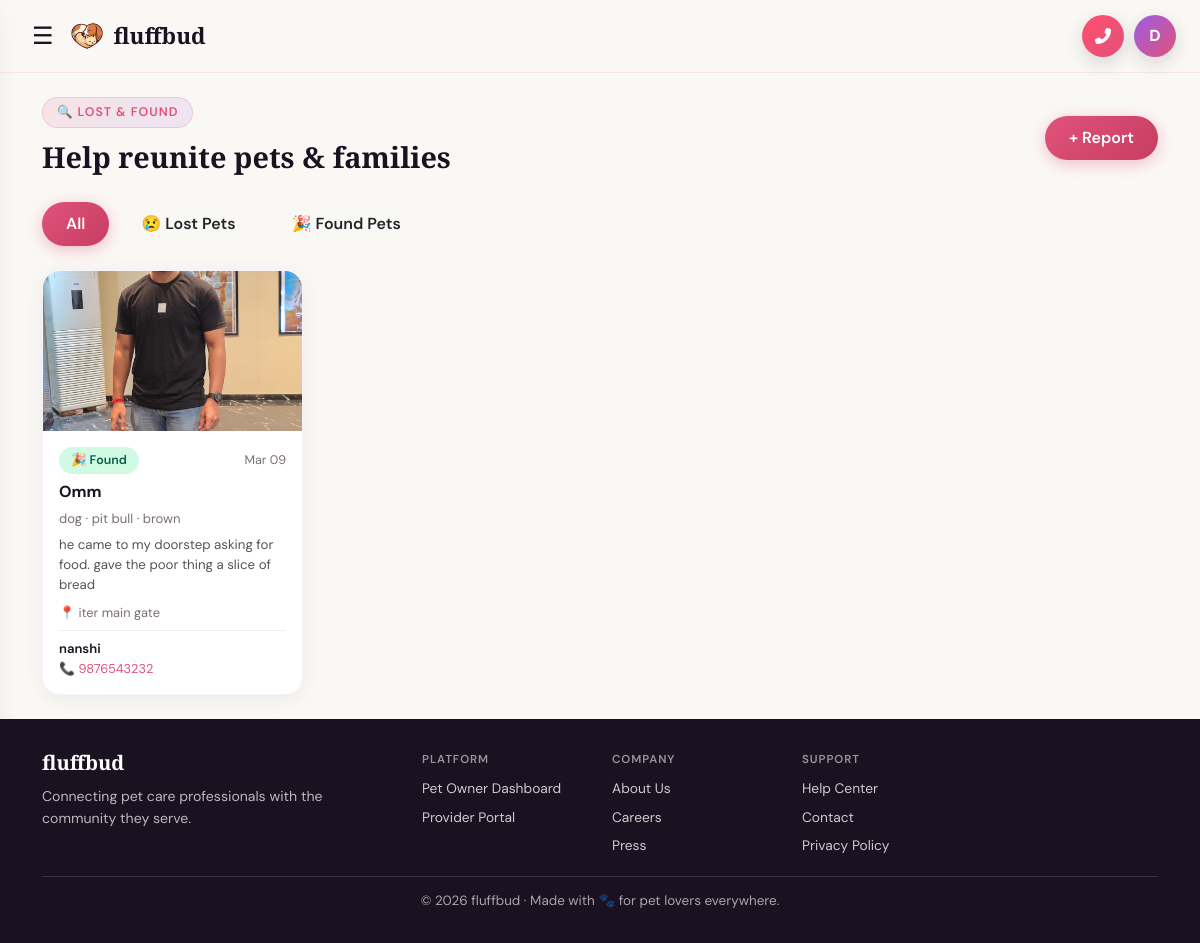
The app's page /lost-found/ (signed in) with its own data.
### myapp/models.py (models this page shows, shortened)
class CustomUser(AbstractUser):
    ROLE_CHOICES = [
        ('owner', 'Pet Owner'),
        ('vet', 'Veterinarian'),
        ('shelter', 'Animal Shelter'),
        ('store', 'Pet Store Owner'),
        ('provider', 'Service Provider'),
    ]
    role = models.CharField(max_length=20, choices=ROLE_CHOICES, default='owner')
    phone = models.CharField(max_length=15, blank=True)
    city = models.CharField(max_length=100, blank=True)
    profile_photo = models.ImageField(upload_to='profiles/', blank=True, null=True)
    bio = models.TextField(blank=True)
    PROFILE_VISIBILITY_CHOICES = [
        ('public', 'Public'),
        ('private', 'Private'),
    ]
    profile_visibility = models.CharField(max_length=10, choices=PROFILE_VISIBILITY_CHOICES, default='private')
    two_factor_enabled = models.BooleanField(default=False)
    def is_service_provider(self):
        return self.role in ['vet', 'shelter', 'store', 'provider']

class LostPetReport(models.Model):
    TYPE_CHOICES = [('lost', 'Lost Pet'), ('found', 'Found Pet')]
    reporter = models.ForeignKey(CustomUser, on_delete=models.CASCADE, related_name='lost_found_reports')
    report_type = models.CharField(max_length=10, choices=TYPE_CHOICES)
    pet_name = models.CharField(max_length=100, blank=True)
    species = models.CharField(max_length=50)
    breed = models.CharField(max_length=100, blank=True)
    color = models.CharField(max_length=100)
    description = models.TextField()
    photo = models.ImageField(upload_to='lost_found/', blank=True, null=True)
    location = models.CharField(max_length=200)
    date_lost_found = models.DateField()
    contact_name = models.CharField(max_length=100)
    contact_phone = models.CharField(max_length=15)
    contact_email = models.EmailField(blank=True)
    is_resolved = models.BooleanField(default=False)
    created_at = models.DateTimeField(auto_now_add=True)
    class Meta:
        ordering = ['-created_at']

### myapp/views.py (the view)
# urls.py: path('lost-found/', views.lost_found, name='lost_found'),
def lost_found(request):
    filter_type = request.GET.get('type', '')
    reports = LostPetReport.objects.filter(is_resolved=False)
    if filter_type:
        reports = reports.filter(report_type=filter_type)
    return render(request, 'lost_found/lost_found.html', {'reports': reports, 'filter_type': filter_type})

### templates/lost_found/lost_found.html (shortened to what this page needs)
{% extends 'base.html' %}
{% block content %}
<div class="container py-4">
  <div class="d-flex align-items-center justify-content-between mb-4 flex-wrap gap-3">
    <div><div class="section-tag">🔍 Lost & Found</div><h2 class="page-header">Help reunite pets & families</h2></div>
    {% if user.is_authenticated %}<a href="{% url 'report_lost_found' %}" class="btn btn-pill btn-rose">+ Report</a>{% endif %}
  </div>
  <div class="d-flex gap-2 mb-4 flex-wrap">
    <a href="{% url 'lost_found' %}" class="btn btn-pill {% if not filter_type %}btn-rose{% else %}btn-ghost{% endif %}">All</a>
    <a href="?type=lost" class="btn btn-pill {% if filter_type == 'lost' %}btn-rose{% else %}btn-ghost{% endif %}">😢 Lost Pets</a>
    <a href="?type=found" class="btn btn-pill {% if filter_type == 'found' %}btn-rose{% else %}btn-ghost{% endif %}">🎉 Found Pets</a>
  </div>
  <div class="row g-4">
    {% for report in reports %}
    <div class="col-md-4 col-lg-3">
      <div class="card-soft p-0 overflow-hidden h-100">
        {% if report.photo %}<img src="{{ report.photo.url }}" style="width:100%;height:160px;object-fit:cover;"/>
        {% else %}<div class="photo-placeholder {% if report.report_type == 'lost' %}photo-placeholder-lost{% else %}photo-placeholder-found{% endif %}">🐾</div>{% endif %}
        <div class="p-3">
          <div class="d-flex justify-content-between align-items-center mb-2">
            <span class="status-badge {% if report.report_type == 'lost' %}badge-lost{% else %}badge-found{% endif %}">{% if report.report_type == 'lost' %}😢 Lost{% else %}🎉 Found{% endif %}</span>
            <span style="font-size:.78rem;color:#7A6E78;">{{ report.date_lost_found|date:"M d" }}</span>
          </div>
          <h6 class="fw-bold">{% if report.pet_name %}{{ report.pet_name }}{% else %}Unknown{% endif %}</h6>
          <p style="font-size:.82rem;color:#7A6E78;margin-bottom:6px;">{{ report.species }}{% if report.breed %} · {{ report.breed }}{% endif %} · {{ report.color }}</p>
          <p style="font-size:.83rem;color:#555;margin-bottom:8px;">{{ report.description|truncatechars:80 }}</p>
          <div style="font-size:.8rem;color:#7A6E78;margin-bottom:8px;">📍 {{ report.location }}</div>
          <div style="border-top:1px solid rgba(0,0,0,.06);padding-top:8px;margin-top:8px;">
            <div style="font-size:.82rem;font-weight:600;">{{ report.contact_name }}</div>
            <div style="font-size:.8rem;color:#E0527A;">📞 {{ report.contact_phone }}</div>
          </div>
        </div>
      </div>
    </div>
    {% empty %}
    <div class="col-12 text-center py-5 text-muted"><div style="font-size:64px;">🔍</div><p>No reports found. All pets are safe! 🐾</p></div>
    {% endfor %}
  </div>
</div>
{% endblock %}

### templates/base.html (shortened to what this page needs)
<!DOCTYPE html>
<html lang="en">
<head>
<link href="https://cdn.jsdelivr.net/npm/bootstrap@5.3.0/dist/css/bootstrap.min.css" rel="stylesheet"/>
<link href="https://cdnjs.cloudflare.com/ajax/libs/font-awesome/6.4.0/css/all.min.css" rel="stylesheet"/>
{% load static %}
</head>
<body class="d-flex flex-column">
{% if user.is_authenticated %}
<nav class="navbar navbar-expand-lg sticky-top">
  <div class="container-fluid px-4">
    <div class="d-flex align-items-center gap-2">
      <button type="button" class="hamburger-btn" id="navHamburgerBtn" aria-label="Open menu">☰</button>
      <a class="navbar-brand" href="{% url 'home' %}">
        <div class="brand-icon"><img src="{% static '{css,js,images}/logo.png' %}" alt="fluffbud" style="width:100%;height:100%;object-fit:contain;border-radius:inherit;"></div> fluffbud
      </a>
    </div>
    <div class="navbar-actions ms-auto">
      <a href="#" class="nav-action-circle sos-btn" data-bs-toggle="modal" data-bs-target="#emergencySOSModal" aria-label="Open emergency SOS">
        <i class="fas fa-phone-alt" aria-hidden="true"></i>
      </a>
      <div class="dropdown">
          <button class="nav-action-circle avatar-profile-btn dropdown-toggle" data-bs-toggle="dropdown" aria-label="Open profile menu">
            {{ user.first_name|default:user.username|make_list|first|upper }}
          </button>
      </div>
    </div>
  </div>
</nav>
{% endif %}
<main class="flex-grow-1">
  {% block content %}{% endblock %}
</main>
{% if user.is_authenticated and user.is_service_provider %}
<footer class="site-footer">
  <div class="container" style="text-align:left;max-width:1140px;">
    <div class="row g-4" style="padding-bottom:20px;">
      <div class="col-12 col-md-4">
        <h5 style="font-family:'Playfair Display',serif;font-weight:700;color:#fff;margin-bottom:10px;">fluffbud</h5>
        <p style="margin:0;color:rgba(255,255,255,0.7);font-size:.88rem;line-height:1.6;max-width:320px;">Connecting pet care professionals with the community they serve.</p>
      </div>
      <div class="col-6 col-md-2">
        <div style="font-size:.72rem;letter-spacing:.08em;text-transform:uppercase;color:rgba(255,255,255,0.55);font-weight:600;margin-bottom:10px;">Platform</div>
        <div style="display:flex;flex-direction:column;gap:8px;">
          <a href="{% url 'dashboard' %}" style="color:rgba(255,255,255,0.78);text-decoration:none;font-size:.86rem;">Pet Owner Dashboard</a>
          <a href="{% url 'provider_portal' %}" style="color:rgba(255,255,255,0.78);text-decoration:none;font-size:.86rem;">Provider Portal</a>
        </div>
      </div>
      <div class="col-6 col-md-2">
        <div style="font-size:.72rem;letter-spacing:.08em;text-transform:uppercase;color:rgba(255,255,255,0.55);font-weight:600;margin-bottom:10px;">Company</div>
        <div style="display:flex;flex-direction:column;gap:8px;">
          <a href="{% url 'about' %}" style="color:rgba(255,255,255,0.78);text-decoration:none;font-size:.86rem;">About Us</a>
          <a href="#" style="color:rgba(255,255,255,0.78);text-decoration:none;font-size:.86rem;">Careers</a>
          <a href="#" style="color:rgba(255,255,255,0.78);text-decoration:none;font-size:.86rem;">Press</a>
        </div>
      </div>
      <div class="col-6 col-md-2">
        <div style="font-size:.72rem;letter-spacing:.08em;text-transform:uppercase;color:rgba(255,255,255,0.55);font-weight:600;margin-bottom:10px;">Support</div>
        <div style="display:flex;flex-direction:column;gap:8px;">
          <a href="#" style="color:rgba(255,255,255,0.78);text-decoration:none;font-size:.86rem;">Help Center</a>
          <a href="#" style="color:rgba(255,255,255,0.78);text-decoration:none;font-size:.86rem;">Contact</a>
          <a href="#" style="color:rgba(255,255,255,0.78);text-decoration:none;font-size:.86rem;">Privacy Policy</a>
        </div>
      </div>
    </div>
    <div style="border-top:1px solid rgba(255,255,255,0.14);padding-top:14px;color:rgba(255,255,255,0.62);font-size:.84rem;text-align:center;">
      © 2026 fluffbud · Made with 🐾 for pet lovers everywhere.
    </div>
  </div>
</footer>
{% endif %}
</body>
</html>

### templates/base.html (style rules this page uses)
:root { --rose: #E0527A; --rose-dark: #C73D62; --violet: #9B5DE5; --lavender: #C77DFF; --cream: #FAF8F5; --cream-dark: #F2EDE8; --ink: #1A1220; --muted: #7A6E78; --mint: #B8EDE4; --peach: #FFD6C2; --sky: #C2DEFF; --card-radius: 18px; --transition: all 0.25s ease; }
*,*::before,*::after { box-sizing:border-box; }
body { font-family:'DM Sans',sans-serif;background:var(--cream);color:var(--ink);min-height:100vh; }
.navbar { background:rgba(250,248,245,0.92)!important;backdrop-filter:blur(16px);border-bottom:1px solid rgba(224,82,122,0.1);padding:14px 0; }
.navbar-brand { font-family:'Playfair Display',serif;font-weight:900;font-size:1.4rem;color:var(--ink)!important;display:flex;align-items:center;gap:10px; }
.brand-icon { width:34px;height:34px;background:transparent;border-radius:10px;display:flex;align-items:center;justify-content:center;color:#fff;font-size:16px;box-shadow:none; }
.btn-pill { border-radius:999px;font-weight:600;padding:10px 24px;font-family:'DM Sans',sans-serif;transition:var(--transition);border:none; }
.btn-rose { background:linear-gradient(135deg,var(--rose),var(--rose-dark));color:#fff;box-shadow:0 4px 16px rgba(224,82,122,0.35); }
.card-soft { background:#fff;border-radius:var(--card-radius);border:1px solid rgba(155,93,229,0.07);box-shadow:0 4px 20px rgba(0,0,0,0.06);transition:var(--transition); }
.status-badge { display:inline-block;padding:4px 12px;border-radius:999px;font-size:0.78rem;font-weight:600; }
.navbar-actions { display:flex;align-items:center;gap:10px; }
.nav-action-circle { width:42px;height:42px;border-radius:50%;display:inline-flex;align-items:center;justify-content:center;border:none;text-decoration:none;box-shadow:0 6px 18px rgba(26,18,32,0.15);transition:var(--transition); }
.avatar-profile-btn { background:linear-gradient(135deg,var(--violet),var(--rose));color:#fff;font-weight:700;font-size:1rem;line-height:1; }
.avatar-profile-btn.dropdown-toggle::after { display:none; }
.sos-btn { position:relative;background:linear-gradient(135deg,#ff4f6f,#E0527A);color:#fff;font-size:1rem;animation:sosPulse 1.8s infinite; }
.hamburger-btn { background:transparent;border:none;color:var(--ink);font-size:1.5rem;line-height:1;padding:4px 8px;border-radius:10px;transition:var(--transition); }
.page-header { font-family:'Playfair Display',serif;font-weight:700;font-size:1.8rem;margin-bottom:4px; }
.section-tag { display:inline-block;background:linear-gradient(135deg,rgba(224,82,122,0.12),rgba(155,93,229,0.12));border:1px solid rgba(224,82,122,0.2);color:var(--rose);font-size:0.78rem;font-weight:600;letter-spacing:0.08em;text-transform:uppercase;padding:5px 14px;border-radius:999px;margin-bottom:12px; }
footer.site-footer { background:var(--ink);color:rgba(255,255,255,0.6);padding:32px 0;text-align:center;font-size:0.88rem;margin-top:auto; }
img,svg,video,canvas { max-width:100%;height:auto; }

### templates/lost_found/lost_found.html (style rules this page uses)
.badge-found { background:#d1fae5;color:#065f46; }

### records on screen
CustomUser: first_name|make_list "D"
LostPetReport: photo (picture), report_type "🎉 Found", date_lost_found "Mar 09", pet_name "Omm", species "dog", breed "pit bull", color "brown", description "he came to my doorstep asking for food. gave the poor thing a slice of bread", location "iter main gate", contact_name "nanshi", contact_phone "9876543232"
